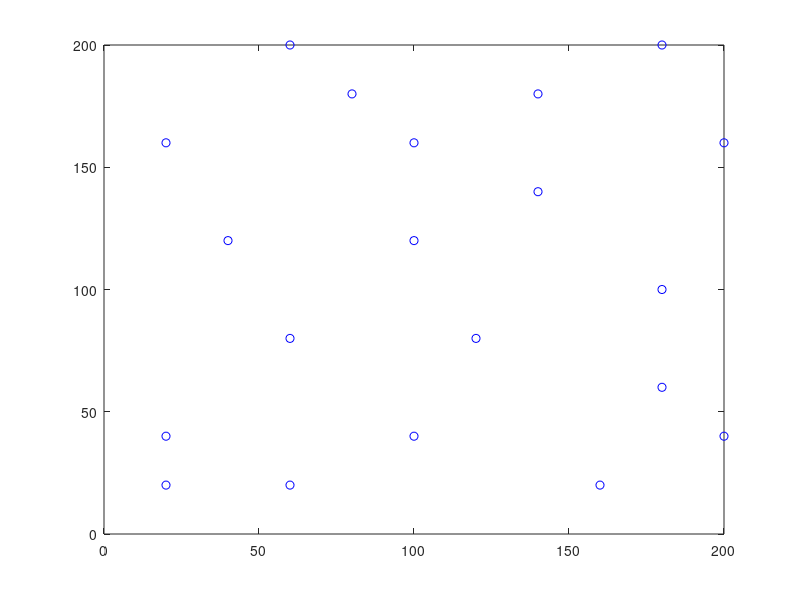

This chart was generated by the following MATLAB code: (Note: this script raises an error after producing the figure.)
clear all; clc;
%Leer archivo
[ids, xs, ys] = textread('ciudades.txt','%d %f %f');
cities = length(ids);
locations = zeros(cities,2);
n = 1;
%Asignar puntos
while (n <= cities)
    locations(n,1) = xs(n);
    locations(n,2) = ys(n);
    n = n+1;
end
%Dibujar punos
plot(locations(:,1),locations(:,2),'bo');
%Calcular matriz distancia
distances = zeros(cities);
for count1=1:cities,
    for count2=1:count1,
        x1 = locations(count1,1);
        y1 = locations(count1,2);
        x2 = locations(count2,1);
        y2 = locations(count2,2);
        distances(count1,count2)=sqrt((x1-x2)^2+(y1-y2)^2);
        distances(count2,count1)=distances(count1,count2);
    end;
end;
%Generar matriz tiempo (RANDOM) 

%%Univariable
times = textread('tiempos.txt');

FitnessFcn = @(x) traveling_salesman_fitness(x,distances);

my_plot = @(options,state,flag) traveling_salesman_plot(options, ...
    state,flag,locations);

options = gaoptimset('PopulationType', 'custom','PopInitRange', ...
    [1;cities]);

options = gaoptimset(options,'CreationFcn',@create_permutations, ...
    'CrossoverFcn',@crossover_permutation, ...
    'MutationFcn',@mutate_permutation, ...
    'PlotFcn', my_plot, ...
    'Generations',500,'PopulationSize',60, ...
    'StallGenLimit',200,'Vectorized','on');

numberOfVariables = cities;
[x,fval,reason,output] = ...
    ga(FitnessFcn,numberOfVariables,[],[],[],[],[],[],[],options);





